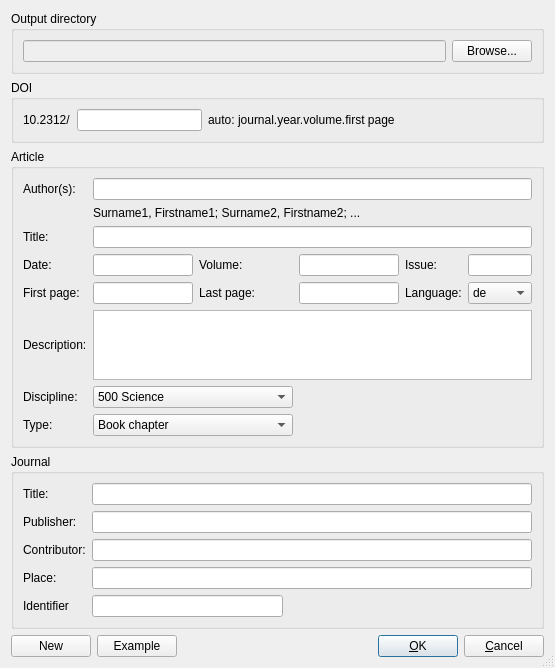
<?xml version="1.0" encoding="UTF-8"?>
<ui version="4.0">
 <class>CreateSingleDoiXmlDialog</class>
 <widget class="QDialog" name="CreateSingleDoiXmlDialog">
  <property name="geometry">
   <rect>
    <x>0</x>
    <y>0</y>
    <width>555</width>
    <height>643</height>
   </rect>
  </property>
  <property name="windowTitle">
   <string>Create DOI XML file</string>
  </property>
  <property name="sizeGripEnabled">
   <bool>true</bool>
  </property>
  <layout class="QGridLayout" name="gridLayout_5">
   <item row="0" column="0">
    <widget class="QGroupBox" name="groupBox_4">
     <property name="title">
      <string>Output directory</string>
     </property>
     <layout class="QGridLayout" name="gridLayout_4">
      <item row="0" column="0">
       <layout class="QHBoxLayout" name="horizontalLayout_2">
        <item>
         <widget class="QLineEdit" name="DirLineEdit">
          <property name="enabled">
           <bool>false</bool>
          </property>
         </widget>
        </item>
        <item>
         <widget class="QPushButton" name="browseDir_pushButton">
          <property name="text">
           <string>Browse...</string>
          </property>
         </widget>
        </item>
       </layout>
      </item>
     </layout>
    </widget>
   </item>
   <item row="1" column="0">
    <widget class="QGroupBox" name="groupBox">
     <property name="title">
      <string>DOI</string>
     </property>
     <layout class="QGridLayout" name="gridLayout">
      <item row="0" column="0">
       <widget class="QLabel" name="label">
        <property name="text">
         <string>10.2312/</string>
        </property>
       </widget>
      </item>
      <item row="0" column="1">
       <widget class="QLineEdit" name="DOI_lineEdit"/>
      </item>
      <item row="0" column="2">
       <widget class="QLabel" name="label_19">
        <property name="text">
         <string>auto: journal.year.volume.first page</string>
        </property>
       </widget>
      </item>
      <item row="0" column="3">
       <spacer name="horizontalSpacer_5">
        <property name="orientation">
         <enum>Qt::Horizontal</enum>
        </property>
        <property name="sizeHint" stdset="0">
         <size>
          <width>137</width>
          <height>17</height>
         </size>
        </property>
       </spacer>
      </item>
     </layout>
    </widget>
   </item>
   <item row="2" column="0">
    <widget class="QGroupBox" name="groupBox_2">
     <property name="title">
      <string>Article</string>
     </property>
     <layout class="QGridLayout" name="gridLayout_2">
      <item row="0" column="0">
       <widget class="QLabel" name="label_2">
        <property name="text">
         <string>Author(s):</string>
        </property>
       </widget>
      </item>
      <item row="0" column="1" colspan="5">
       <widget class="QLineEdit" name="Authors_lineEdit"/>
      </item>
      <item row="1" column="1" colspan="3">
       <widget class="QLabel" name="label_7">
        <property name="text">
         <string>Surname1, Firstname1; Surname2, Firstname2; ...</string>
        </property>
       </widget>
      </item>
      <item row="2" column="0">
       <widget class="QLabel" name="label_3">
        <property name="text">
         <string>Title:</string>
        </property>
       </widget>
      </item>
      <item row="2" column="1" colspan="5">
       <widget class="QLineEdit" name="Title_lineEdit"/>
      </item>
      <item row="3" column="0">
       <widget class="QLabel" name="label_4">
        <property name="text">
         <string>Date:</string>
        </property>
       </widget>
      </item>
      <item row="3" column="1">
       <widget class="QLineEdit" name="Date_lineEdit">
        <property name="maximumSize">
         <size>
          <width>100</width>
          <height>16777215</height>
         </size>
        </property>
       </widget>
      </item>
      <item row="3" column="2">
       <widget class="QLabel" name="label_5">
        <property name="text">
         <string>Volume:</string>
        </property>
       </widget>
      </item>
      <item row="3" column="3">
       <widget class="QLineEdit" name="Volume_lineEdit">
        <property name="maximumSize">
         <size>
          <width>100</width>
          <height>16777215</height>
         </size>
        </property>
       </widget>
      </item>
      <item row="3" column="4">
       <widget class="QLabel" name="label_6">
        <property name="text">
         <string>Issue:</string>
        </property>
       </widget>
      </item>
      <item row="3" column="5">
       <widget class="QLineEdit" name="Issue_lineEdit">
        <property name="maximumSize">
         <size>
          <width>100</width>
          <height>16777215</height>
         </size>
        </property>
       </widget>
      </item>
      <item row="4" column="0">
       <widget class="QLabel" name="label_8">
        <property name="text">
         <string>First page:</string>
        </property>
       </widget>
      </item>
      <item row="4" column="1">
       <widget class="QLineEdit" name="FirstPage_lineEdit">
        <property name="maximumSize">
         <size>
          <width>100</width>
          <height>16777215</height>
         </size>
        </property>
       </widget>
      </item>
      <item row="4" column="2">
       <widget class="QLabel" name="label_9">
        <property name="text">
         <string>Last page:</string>
        </property>
       </widget>
      </item>
      <item row="4" column="3">
       <widget class="QLineEdit" name="LastPage_lineEdit">
        <property name="maximumSize">
         <size>
          <width>100</width>
          <height>16777215</height>
         </size>
        </property>
       </widget>
      </item>
      <item row="4" column="4">
       <widget class="QLabel" name="label_10">
        <property name="text">
         <string>Language:</string>
        </property>
       </widget>
      </item>
      <item row="4" column="5">
       <widget class="QComboBox" name="Language_comboBox">
        <item>
         <property name="text">
          <string>de</string>
         </property>
        </item>
        <item>
         <property name="text">
          <string>en</string>
         </property>
        </item>
        <item>
         <property name="text">
          <string>es</string>
         </property>
        </item>
        <item>
         <property name="text">
          <string>fr</string>
         </property>
        </item>
        <item>
         <property name="text">
          <string>ru</string>
         </property>
        </item>
       </widget>
      </item>
      <item row="5" column="0">
       <widget class="QLabel" name="label_11">
        <property name="text">
         <string>Description:</string>
        </property>
       </widget>
      </item>
      <item row="5" column="1" colspan="5">
       <widget class="QTextEdit" name="Description_textEdit">
        <property name="maximumSize">
         <size>
          <width>16777215</width>
          <height>100</height>
         </size>
        </property>
       </widget>
      </item>
      <item row="6" column="0">
       <widget class="QLabel" name="label_12">
        <property name="text">
         <string>Discipline:</string>
        </property>
       </widget>
      </item>
      <item row="6" column="1" colspan="2">
       <widget class="QComboBox" name="Discipline_comboBox">
        <property name="minimumSize">
         <size>
          <width>200</width>
          <height>0</height>
         </size>
        </property>
        <item>
         <property name="text">
          <string>500 Science</string>
         </property>
        </item>
        <item>
         <property name="text">
          <string>510 Mathematics</string>
         </property>
        </item>
        <item>
         <property name="text">
          <string>520 Astronomy</string>
         </property>
        </item>
        <item>
         <property name="text">
          <string>530 Physics</string>
         </property>
        </item>
        <item>
         <property name="text">
          <string>540 Chemistry</string>
         </property>
        </item>
        <item>
         <property name="text">
          <string>550 Earth sciences and geology</string>
         </property>
        </item>
        <item>
         <property name="text">
          <string>560 Fossils and prehistoric life</string>
         </property>
        </item>
        <item>
         <property name="text">
          <string>570 Life sciences; biology</string>
         </property>
        </item>
        <item>
         <property name="text">
          <string>580 Plants (Botany)</string>
         </property>
        </item>
        <item>
         <property name="text">
          <string>590 Animals (Zoology)</string>
         </property>
        </item>
       </widget>
      </item>
      <item row="7" column="0">
       <widget class="QLabel" name="label_13">
        <property name="text">
         <string>Type:</string>
        </property>
       </widget>
      </item>
      <item row="7" column="1" colspan="2">
       <widget class="QComboBox" name="Type_comboBox">
        <property name="minimumSize">
         <size>
          <width>200</width>
          <height>0</height>
         </size>
        </property>
        <item>
         <property name="text">
          <string>Book chapter</string>
         </property>
        </item>
        <item>
         <property name="text">
          <string>Book preface</string>
         </property>
        </item>
        <item>
         <property name="text">
          <string>Conference abstract</string>
         </property>
        </item>
        <item>
         <property name="text">
          <string>Conference paper</string>
         </property>
        </item>
        <item>
         <property name="text">
          <string>Conference poster</string>
         </property>
        </item>
        <item>
         <property name="text">
          <string>Conference talk</string>
         </property>
        </item>
        <item>
         <property name="text">
          <string>Journal article</string>
         </property>
        </item>
        <item>
         <property name="text">
          <string>Journal comment</string>
         </property>
        </item>
        <item>
         <property name="text">
          <string>Journal letter</string>
         </property>
        </item>
        <item>
         <property name="text">
          <string>Journal review</string>
         </property>
        </item>
        <item>
         <property name="text">
          <string>Lecture notes</string>
         </property>
        </item>
        <item>
         <property name="text">
          <string>Newspaper article</string>
         </property>
        </item>
        <item>
         <property name="text">
          <string>Report</string>
         </property>
        </item>
        <item>
         <property name="text">
          <string>Report chapter</string>
         </property>
        </item>
       </widget>
      </item>
     </layout>
    </widget>
   </item>
   <item row="3" column="0">
    <widget class="QGroupBox" name="groupBox_3">
     <property name="title">
      <string>Journal</string>
     </property>
     <layout class="QGridLayout" name="gridLayout_3">
      <item row="0" column="0">
       <widget class="QLabel" name="label_14">
        <property name="text">
         <string>Title:</string>
        </property>
       </widget>
      </item>
      <item row="0" column="1" colspan="2">
       <widget class="QLineEdit" name="ProceedingsTitle_lineEdit"/>
      </item>
      <item row="1" column="0">
       <widget class="QLabel" name="label_15">
        <property name="text">
         <string>Publisher:</string>
        </property>
       </widget>
      </item>
      <item row="1" column="1" colspan="2">
       <widget class="QLineEdit" name="ProceedingsPublisher_lineEdit"/>
      </item>
      <item row="2" column="0">
       <widget class="QLabel" name="label_16">
        <property name="text">
         <string>Contributor:</string>
        </property>
       </widget>
      </item>
      <item row="2" column="1" colspan="2">
       <widget class="QLineEdit" name="ProceedingsContributor_lineEdit"/>
      </item>
      <item row="3" column="0">
       <widget class="QLabel" name="label_17">
        <property name="text">
         <string>Place:</string>
        </property>
       </widget>
      </item>
      <item row="3" column="1" colspan="2">
       <widget class="QLineEdit" name="PublicationPlace_lineEdit"/>
      </item>
      <item row="4" column="0">
       <widget class="QLabel" name="label_18">
        <property name="text">
         <string>Identifier</string>
        </property>
       </widget>
      </item>
      <item row="4" column="1">
       <widget class="QLineEdit" name="ProceedingsIdentifier_lineEdit">
        <property name="maximumSize">
         <size>
          <width>200</width>
          <height>16777215</height>
         </size>
        </property>
       </widget>
      </item>
      <item row="4" column="2">
       <spacer name="horizontalSpacer_2">
        <property name="orientation">
         <enum>Qt::Horizontal</enum>
        </property>
        <property name="sizeHint" stdset="0">
         <size>
          <width>243</width>
          <height>20</height>
         </size>
        </property>
       </spacer>
      </item>
     </layout>
    </widget>
   </item>
   <item row="4" column="0">
    <layout class="QHBoxLayout" name="horizontalLayout">
     <item>
      <widget class="QPushButton" name="New_pushButton">
       <property name="text">
        <string>New</string>
       </property>
      </widget>
     </item>
     <item>
      <widget class="QPushButton" name="Example_pushButton">
       <property name="text">
        <string>Example</string>
       </property>
      </widget>
     </item>
     <item>
      <spacer name="horizontalSpacer">
       <property name="orientation">
        <enum>Qt::Horizontal</enum>
       </property>
       <property name="sizeHint" stdset="0">
        <size>
         <width>40</width>
         <height>20</height>
        </size>
       </property>
      </spacer>
     </item>
     <item>
      <widget class="QPushButton" name="OK_pushButton">
       <property name="text">
        <string>&amp;OK</string>
       </property>
       <property name="default">
        <bool>true</bool>
       </property>
      </widget>
     </item>
     <item>
      <widget class="QPushButton" name="Cancel_pushButton">
       <property name="text">
        <string>&amp;Cancel</string>
       </property>
      </widget>
     </item>
    </layout>
   </item>
  </layout>
 </widget>
 <tabstops>
  <tabstop>DirLineEdit</tabstop>
  <tabstop>browseDir_pushButton</tabstop>
  <tabstop>DOI_lineEdit</tabstop>
  <tabstop>Authors_lineEdit</tabstop>
  <tabstop>Title_lineEdit</tabstop>
  <tabstop>Date_lineEdit</tabstop>
  <tabstop>Volume_lineEdit</tabstop>
  <tabstop>Issue_lineEdit</tabstop>
  <tabstop>FirstPage_lineEdit</tabstop>
  <tabstop>LastPage_lineEdit</tabstop>
  <tabstop>Language_comboBox</tabstop>
  <tabstop>Description_textEdit</tabstop>
  <tabstop>Discipline_comboBox</tabstop>
  <tabstop>Type_comboBox</tabstop>
  <tabstop>ProceedingsTitle_lineEdit</tabstop>
  <tabstop>ProceedingsPublisher_lineEdit</tabstop>
  <tabstop>ProceedingsContributor_lineEdit</tabstop>
  <tabstop>PublicationPlace_lineEdit</tabstop>
  <tabstop>ProceedingsIdentifier_lineEdit</tabstop>
  <tabstop>New_pushButton</tabstop>
  <tabstop>Example_pushButton</tabstop>
  <tabstop>OK_pushButton</tabstop>
  <tabstop>Cancel_pushButton</tabstop>
 </tabstops>
 <resources/>
 <connections/>
</ui>
